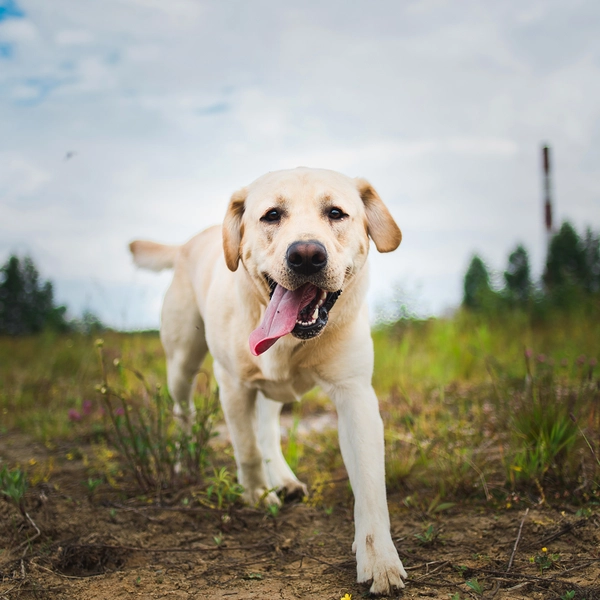
//> input picture dog-stock.webp, 600 x 600 px
$ ./new   (built with g++ and OpenCV 4)
//> lines starting //> are read from the running program, lines starting //| are printed output that depends on the picture
#include "opencv2/opencv.hpp"
#include "opencv2/highgui.hpp"
#include "opencv2/tracking.hpp"

using namespace cv;
using namespace std;

int height,width;

Mat getSubmatrix(int x,int y,int h,int w,Mat& m)
{
	return m.clone()(Range(x,x+w),Range(y,y+h));
}

void addNoise(Mat m)
{
	int w = m.size().width,h = m.size().height;
	int width = 20;
	for(int i = 0;i<h;i++)
	{
		for(int j = 0;j<w;j++)
		{
			m.at<uchar>(i,j) += ((width*rand())/RAND_MAX)-(width/2);
		}
	}
}
long long superimpose(Mat orig,Mat sub,int x,int y,int h,int w)
{
	long long mse = 0;
	for(int i = x;i<w+x;i++)
	{
		for(int j = y;j<h+y;j++)
		{
			long long  ne1 = orig.at<uchar>(i,j);
			long long ne2 = sub.at<uchar>(i-x,j-y);
			mse += (ne1-ne2)*(ne1-ne2);
		}
	}
	return mse;
}

void getMatrix(Mat m)
{
	int w = m.size().width,h = m.size().height;
	cout<<'{';
	for(int i = 0;i<h;i++)
	{
		cout<<'{';
		for(int j = 0;j<w;j++)
		{
			cout<<(int)m.at<uchar>(i,j);
			if(j!=w-1)
			cout<<',';
		}
		cout<<"},\n";
	}
	cout<<"}\n";
}


int winsize;
int main() {
	winsize = 35;
	int startX = 20,startY = 120;

	cv::Mat frame;
	frame = imread("dog-stock.webp");
//> frame is the input picture: 600 rows x 600 cols, CV_8UC3; mean B, G, R 137, 151.8, 155.2
	cvtColor(frame, frame, CV_BGR2GRAY);
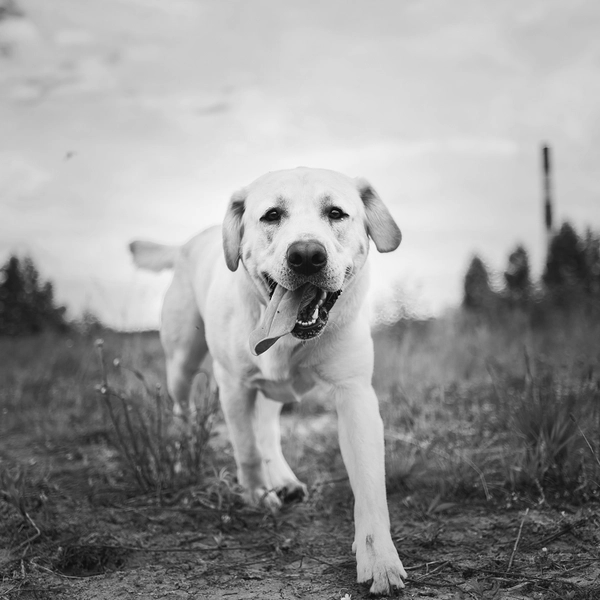
//> frame: 600 rows x 600 cols, CV_8UC1; min 1, max 247, mean 151.1
	frame = getSubmatrix(180,200,200,200,frame);
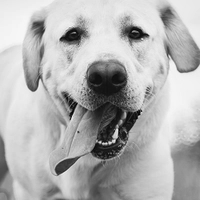
//> frame: 200 rows x 200 cols, CV_8UC1; min 1, max 247, mean 178
	height = frame.size().width,width = frame.size().height;
//> height = 200; width = 200
	Mat err = Mat::zeros(Size(width-winsize,height-winsize),CV_8UC1);

	Mat sub = getSubmatrix(startX,startY,winsize,winsize,frame);
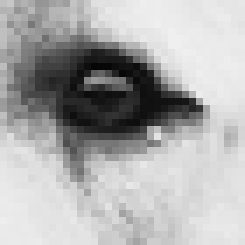
//> sub: 35 rows x 35 cols, CV_8UC1 (shown 7 times larger); min 6, max 239, mean 173.2
	addNoise(sub);
	imshow("sub",sub);
	vector<vector<long long>> buf;
	long long ma = 0;
	for(int i = 0;i<width-winsize;i++)
	{
		vector<long long> temp;
		for(int j = 0;j<height-winsize;j++)
		{
			long long a = superimpose(frame,sub,i,j,winsize,winsize);
			 ma = max(ma,a);
			 temp.push_back(a);
		}
		buf.push_back(temp);
	}
//> this loop made 165 passes
//> ma on passes 1 to 3: 15141943, 15717721, 16202552
//> after the loop, ma = 24232837; buf = 165 items
	for(auto &x:buf)
	{
		for(auto &y:x)
		{
			y = (y*255)/ma;
		}
	}
	int minX,minY;
	int minVal = INT_MAX;
	for(int i = 0;i<width-winsize;i++)
	{
		for(int j = 0;j<height-winsize;j++)
		{
			err.at<uchar>(j,i) = buf[j][i];
			if(minVal>buf[j][i])
			{
				minVal = buf[j][i];
				minX = i,minY = j;
			}
		}
	}
//> this loop made 165 passes
//> (minVal, minX, minY) on passes 1 to 3: (71, 0, 161), (71, 0, 161), (71, 0, 161)
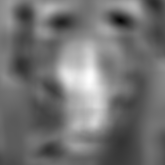
//> err: 165 rows x 165 cols, CV_8UC1; min 3, max 255, mean 114.3
//> after the loop, minVal = 3; minX = 120; minY = 20
	cout<<minX<<" "<<minY<<endl;
//| 120 20
	Point p1 = Point(minX,minY);
//> p1 = Point(120, 20)
	Point p2 = Point(minX+winsize,minY+winsize);
//> p2 = Point(155, 55)
	cvtColor(frame,frame,COLOR_GRAY2BGR);
//> frame: 200 rows x 200 cols, CV_8UC3
	cvtColor(err,err,COLOR_GRAY2BGR);
//> err: 165 rows x 165 cols, CV_8UC3
	err.at<Vec3b>(minY,minX) = {0,255,0};
//> err: 165 rows x 165 cols, CV_8UC3; mean B, G, R 114.3, 114.3, 114.3
	cv::rectangle(frame, p1,p2, cv::Scalar(0, 255, 0), 2, 8);
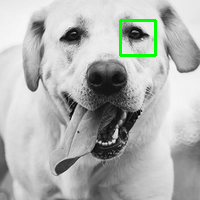
//> frame: 200 rows x 200 cols, CV_8UC3; mean B, G, R 175.8, 178.4, 175.8
	cv::imshow("original",frame);
	imshow("error",err);
	waitKey(0);
	//getMatrix(frame);

	return 0;

}
